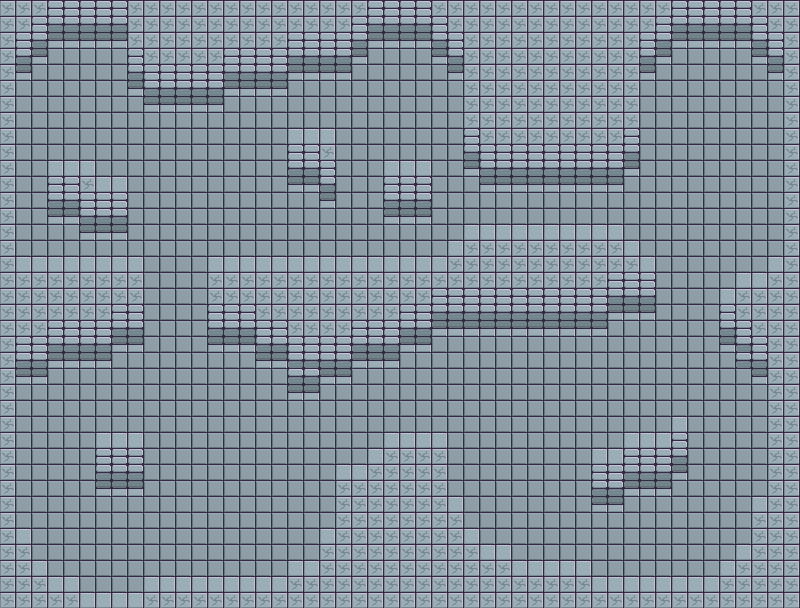

This is a level from a 2D game, rendered from its Tiled map with the project's own tilesets. A one-line summary and the complete map file follow:
An orthogonal 50x38 tile map with 16x16 px tiles, 1 tile layer (Tile Layer 1).

<map version="1.2" tiledversion="1.3.3" orientation="orthogonal" renderorder="right-down" width="50" height="38" tilewidth="16" tileheight="16" infinite="0" nextlayerid="3" nextobjectid="1">
 <editorsettings>
  <export target="brootal_map_1.lua" format="lua" />
 </editorsettings>
 <tileset firstgid="1" name="tileset_brootal" tilewidth="16" tileheight="16" tilecount="390" columns="26">
  <image source="../assets/map/tileset_brootal.png" width="420" height="240" />
 </tileset>
 <layer id="1" name="Tile Layer 1" width="50" height="38">
  <data encoding="csv">
1,1,1,4,4,4,4,4,1,1,1,1,1,1,1,1,1,1,1,1,1,1,1,4,4,4,4,1,1,1,1,1,1,1,1,1,1,1,1,1,1,1,4,4,4,4,4,1,1,1,
1,1,4,5,5,5,5,5,1,1,1,1,1,1,1,1,1,1,1,1,1,1,4,5,5,5,5,4,1,1,1,1,1,1,1,1,1,1,1,1,1,4,5,5,5,5,5,4,1,1,
1,4,5,6,6,6,6,6,1,1,1,1,1,1,1,1,1,1,4,4,4,4,5,6,6,6,6,5,4,1,1,1,1,1,1,1,1,1,1,1,4,5,6,6,6,6,6,5,4,1,
1,5,6,2,2,2,2,2,4,1,1,1,1,1,4,4,4,4,5,5,5,5,6,2,2,2,2,6,5,1,1,1,1,1,1,1,1,1,1,1,5,6,2,2,2,2,2,6,5,1,
1,6,2,2,2,2,2,2,5,4,4,4,4,4,5,5,5,5,6,6,6,6,2,2,2,2,2,2,6,1,1,1,1,1,1,1,1,1,1,1,6,2,2,2,2,2,2,2,6,1,
1,2,2,2,2,2,2,2,6,5,5,5,5,5,6,6,6,6,2,2,2,2,2,2,2,2,2,2,2,1,1,1,1,1,1,1,1,1,1,1,2,2,2,2,2,2,2,2,2,1,
1,2,2,2,2,2,2,2,2,6,6,6,6,6,2,2,2,2,2,2,2,2,2,2,2,2,2,2,2,1,1,1,1,1,1,1,1,1,1,1,2,2,2,2,2,2,2,2,2,1,
1,2,2,2,2,2,2,2,2,2,2,2,2,2,2,2,2,2,2,2,2,2,2,2,2,2,2,2,2,1,1,1,1,1,1,1,1,1,1,1,2,2,2,2,2,2,2,2,2,1,
1,2,2,2,2,2,2,2,2,2,2,2,2,2,2,2,2,2,3,3,3,2,2,2,2,2,2,2,2,4,1,1,1,1,1,1,1,1,1,4,2,2,2,2,2,2,2,2,2,1,
1,2,2,2,2,2,2,2,2,2,2,2,2,2,2,2,2,2,4,4,1,2,2,2,2,2,2,2,2,5,4,4,4,4,4,4,4,4,4,5,2,2,2,2,2,2,2,2,2,1,
1,2,2,3,3,3,2,2,2,2,2,2,2,2,2,2,2,2,5,5,4,2,2,2,3,3,3,2,2,6,5,5,5,5,5,5,5,5,5,6,2,2,2,2,2,2,2,2,2,1,
1,2,2,4,4,1,3,3,2,2,2,2,2,2,2,2,2,2,6,6,5,2,2,2,4,4,4,2,2,2,6,6,6,6,6,6,6,6,6,2,2,2,2,2,2,2,2,2,2,1,
1,2,2,5,5,4,4,4,2,2,2,2,2,2,2,2,2,2,2,2,6,2,2,2,5,5,5,2,2,2,2,2,2,2,2,2,2,2,2,2,2,2,2,2,2,2,2,2,2,1,
1,2,2,6,6,5,5,5,2,2,2,2,2,2,2,2,2,2,2,2,2,2,2,2,6,6,6,2,2,2,2,2,2,2,2,2,2,2,2,2,2,2,2,2,2,2,2,2,2,1,
1,2,2,2,2,6,6,6,2,2,2,2,2,2,2,2,2,2,2,2,2,2,2,2,2,2,2,2,2,3,3,3,3,3,3,3,3,3,3,2,2,2,2,2,2,2,2,2,2,1,
1,2,2,2,2,2,2,2,2,2,2,2,2,2,2,2,2,2,2,2,2,2,2,2,2,2,2,2,3,1,1,1,1,1,1,1,1,1,1,3,2,2,2,2,2,2,2,2,2,1,
1,3,3,3,3,3,3,3,3,2,2,2,2,3,3,3,3,3,3,3,3,3,3,3,3,3,3,3,1,1,1,1,1,1,1,1,1,1,1,1,3,2,2,2,2,2,2,2,3,1,
1,1,1,1,1,1,1,1,1,2,2,2,2,1,1,1,1,1,1,1,1,1,1,1,1,1,1,1,1,1,1,1,1,1,1,1,1,1,4,4,4,2,2,2,2,2,3,3,1,1,
1,1,1,1,1,1,1,1,1,2,2,2,2,1,1,1,1,1,1,1,1,1,1,1,1,1,1,4,4,4,4,4,4,4,4,4,4,4,5,5,5,2,2,2,2,3,1,1,1,1,
1,1,1,1,1,1,1,4,4,2,2,2,2,4,4,4,1,1,1,1,1,1,1,1,1,4,4,5,5,5,5,5,5,5,5,5,5,5,6,6,6,2,2,2,2,4,1,1,1,1,
1,1,1,4,4,4,4,5,5,2,2,2,2,5,5,5,4,4,1,1,1,1,4,4,4,5,5,6,6,6,6,6,6,6,6,6,6,6,2,2,2,2,2,2,2,5,4,1,1,1,
1,4,4,5,5,5,5,6,6,2,2,2,2,6,6,6,5,5,4,4,4,4,5,5,5,6,6,2,2,2,2,2,2,2,2,2,2,2,2,2,2,2,2,2,2,6,5,4,1,1,
1,5,5,6,6,6,6,2,2,2,2,2,2,2,2,2,6,6,5,5,5,5,6,6,6,2,2,2,2,2,2,2,2,2,2,2,2,2,2,2,2,2,2,2,2,2,5,5,1,1,
1,6,6,2,2,2,2,2,2,2,2,2,2,2,2,2,2,2,5,5,6,6,2,2,2,2,2,2,2,2,2,2,2,2,2,2,2,2,2,2,2,2,2,2,2,2,2,6,1,1,
1,2,2,2,2,2,2,2,2,2,2,2,2,2,2,2,2,2,6,6,2,2,2,2,2,2,2,2,2,2,2,2,2,2,2,2,2,2,2,2,2,2,2,2,2,2,2,2,1,1,
1,2,2,2,2,2,2,2,2,2,2,2,2,2,2,2,2,2,2,2,2,2,2,2,2,2,2,2,2,2,2,2,2,2,2,2,2,2,2,2,2,2,2,2,2,2,2,2,1,1,
1,2,2,2,2,2,2,2,2,2,2,2,2,2,2,2,2,2,2,2,2,2,2,2,2,2,2,2,2,2,2,2,2,2,2,2,2,2,2,2,2,2,3,2,2,2,2,2,1,1,
1,2,2,2,2,2,3,3,3,2,2,2,2,2,2,2,2,2,2,2,2,2,2,2,3,3,3,3,2,2,2,2,2,2,2,2,2,2,2,3,3,3,4,2,2,2,2,2,1,1,
1,2,2,2,2,2,4,4,4,2,2,2,2,2,2,2,2,2,2,2,2,2,2,3,1,1,1,1,2,2,2,2,2,2,2,2,2,3,3,4,4,4,5,2,2,2,2,2,1,1,
1,2,2,2,2,2,5,5,5,2,2,2,2,2,2,2,2,2,2,2,2,3,3,1,1,1,1,1,2,2,2,2,2,2,2,2,2,4,4,5,5,5,6,2,2,2,2,2,1,1,
1,2,2,2,2,2,6,6,6,2,2,2,2,2,2,2,2,2,2,2,2,1,1,1,1,1,1,1,2,2,2,2,2,2,2,2,2,5,5,6,6,6,2,2,2,2,2,2,1,1,
1,2,2,2,2,2,2,2,2,2,2,2,2,2,2,2,2,2,2,2,2,1,1,1,1,1,1,1,3,2,2,2,2,2,2,2,2,6,6,2,2,2,2,2,2,2,2,3,1,1,
1,2,2,2,2,2,2,2,2,2,2,2,2,2,2,2,2,2,2,2,2,1,1,1,1,1,1,1,1,2,2,2,2,2,2,2,2,2,2,2,2,2,2,2,2,2,2,1,1,1,
1,3,2,2,2,2,2,2,2,2,2,2,2,2,2,2,2,2,2,2,3,1,1,1,1,1,1,1,1,3,2,2,2,2,2,2,2,2,2,2,2,2,2,2,2,2,2,1,1,1,
1,1,2,2,2,2,2,2,2,2,2,2,2,2,2,2,2,2,2,2,1,1,1,1,1,1,1,1,1,1,3,3,2,2,2,2,2,2,2,2,2,2,2,2,2,2,3,1,1,1,
1,1,3,2,2,2,2,2,2,2,2,2,2,2,2,2,2,2,3,3,1,1,1,1,1,1,1,1,1,1,1,1,3,3,3,3,3,2,2,2,2,2,2,2,2,3,1,1,1,1,
1,1,1,3,3,2,2,2,2,3,3,3,3,3,3,3,3,3,1,1,1,1,1,1,1,1,1,1,1,1,1,1,1,1,1,1,1,3,3,3,3,3,3,3,3,1,1,1,1,1,
1,1,1,1,1,3,3,3,3,1,1,1,1,1,1,1,1,1,1,1,1,1,1,1,1,1,1,1,1,1,1,1,1,1,1,1,1,1,1,1,1,1,1,1,1,1,1,1,1,1
</data>
 </layer>
</map>
